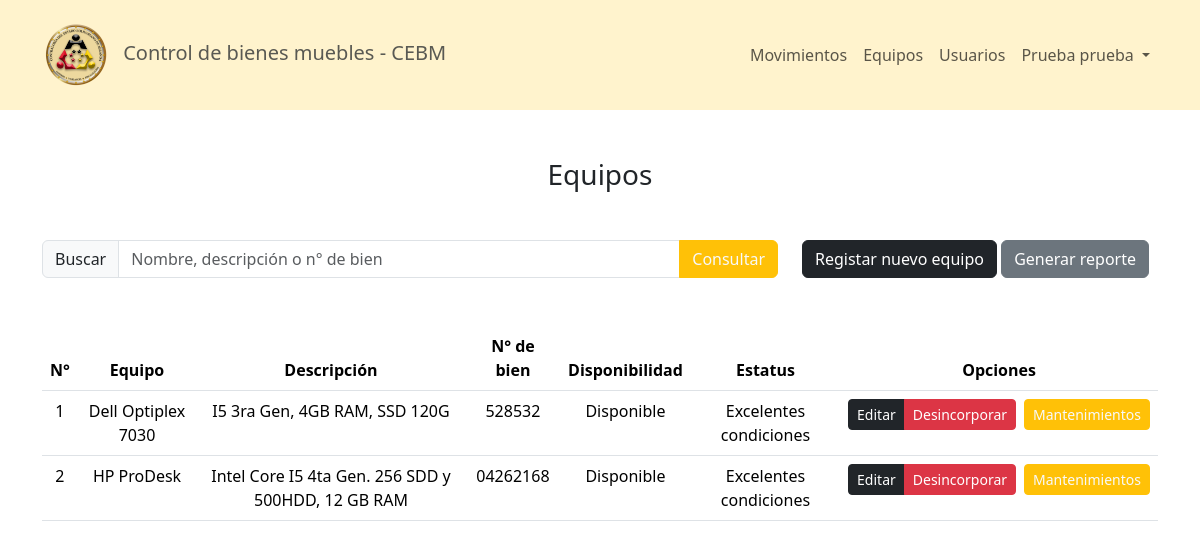
Before: /pages/equipos.php (signed in) with the older database file.
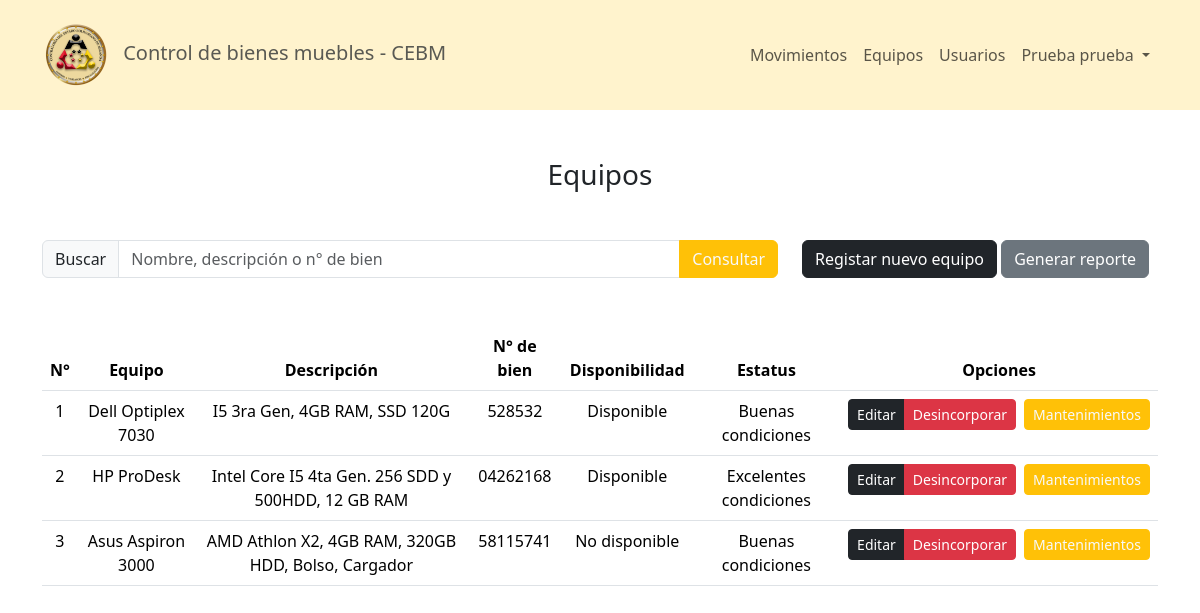
After: the same page with the newer database file.
### tables this page shows
CREATE TABLE `equipos` (
  `id` int(11) NOT NULL,
  `equipo` varchar(80) NOT NULL,
  `descripcion` varchar(255) NOT NULL,
  `n_bien` varchar(8) NOT NULL,
  `disponible` tinyint(4) NOT NULL,
  `estatus` int(11) NOT NULL,
  `activo` tinyint(4) NOT NULL
);

### pages/equipos.php (the view, shortened to what this page needs)
<?php include('../config/Header.php'); ?>
<?php include('../config/NavBar.php'); ?>
<section class="mt-5">
    <h3 class="text-center">Equipos</h3>
    <div class="container mt-5">
        <div class="d-flex row justify-content-between">
            <div class="col-sm-8">
                <form action="equipos.php" method="GET" autocomplete="off">
                    <div class="input-group">
                        <span class="input-group-text" id="basic-addon2">Buscar</span>
                        <input type="search" class="form-control" name="search" placeholder="Nombre, descripción o n° de bien">
                        <input class="btn btn-warning text-light" type="submit" id="button-addon2" value="Consultar">
                    </div>
                </form>
            </div>
            <div class="col-sm-4">
                <button class="btn btn-dark" data-bs-toggle="modal" data-bs-target="#equipo">Registar nuevo equipo</button>
                <a href="../services/reports/report_equipo.php" target="_blank" class="btn btn-secondary">Generar reporte</a>
            </div>
        </div>
    </div>
    <div class="container d-flex justify-content-center mt-5">
        <table class="table table-hover text-center">
            <thead>
                <tr>
                    <th scope="col">N°</th>
                    <th scope="col">Equipo</th>
                    <th scope="col">Descripción</th>
                    <th scope="col">N° de bien</th>
                    <th scope="col">Disponibilidad</th>
                    <th scope="col">Estatus</th>
                    <th scope="col">Opciones</th>
                </tr>
            </thead>
            <tbody>
                <?php
                $contador = 1;
                require('../config/conex.php');
                if (isset($_GET['search'])) {
                    $search = $_GET['search'];
                    $sql = "SELECT * FROM equipos WHERE (equipo LIKE '%$search%' OR descripcion LIKE '%$search%' OR n_bien LIKE '%$search%')";
                    $res = mysqli_query($conn, $sql);
                } else {
                    $res = mysqli_query($conn, "SELECT * FROM equipos");
                }
                while ($row = mysqli_fetch_array($res)) {
                    if ($row[6] != 1) {
                ?>
                        <tr>
                            <td><?php echo ($contador); ?></td>
                            <td><?php echo ($row[1]); ?></td>
                            <td class="text-warp"><?php echo ($row[2]); ?></td>
                            <td><?php echo ($row[3]); ?></td>
                            <td>
                                <?php
                                if ($row[4] == 0) {
                                    echo ("Disponible");
                                } else {
                                    echo ("No disponible");
                                }
                                ?>
                            </td>
                            <td>
                                <?php
                                switch ($row[5]) {
                                    case 0:
                                        echo ("Excelentes condiciones");
                                        break;
                                    case 1:
                                        echo ("Buenas condiciones");
                                        break;
                                }
                                ?>
                            </td>
                            <td>
                                <div class="d-flex gap-2">
                                    <div class="btn-group" role="group">
                                        <a href="editEquipo.php?id=<?php echo ($row[0]); ?>" type="button" class="btn btn-sm btn-dark">Editar</a>
                                        <button type="button" class="btn btn-sm btn-danger" onclick="confirmDisable(<?php echo ($row[0]); ?>)">Desincorporar</button>
                                    </div>
                                    <a href="mantenimiento.php?equipo=<?php echo ($row[0]); ?>" type="button" class="btn btn-sm btn-warning text-light">Mantenimientos</a>
                                </div>
                            </td>
                        </tr>
                <?php $contador++;
                    }
                } ?>
            </tbody>
        </table>
    </div>
</section>
<?php include('../config/FooterHtml.php'); ?>

### config/Header.php (shortened to what this page needs)
<!doctype html>
    <html lang="es">
    <head>
        <link rel="stylesheet" href="../src/global.css">
        <link rel="stylesheet" href="../bootstrap/css/bootstrap.min.css">
    </head>
    <body>

### config/NavBar.php (shortened to what this page needs)
<?php
    $nombre = $_SESSION['nombre'];
    $apellido = $_SESSION['apellido'];
?>
<header>
    <nav class="navbar navbar-expand-md bg-warning-subtle p-3">
        <div class="container">
            <span class="navbar-brand text-muted">
                <img src="../src/assets/Logo-CEBM-270x270.png" style="height: 68px;" alt="Logo CEBM" class="d-inline-block align-text-center me-2">
                Control de bienes muebles - CEBM
            </span>
            <div class="d-flex">
                <div class="collapse navbar-collapse" id="navbarNav">
                    <div class="d-flex">
                        <ul class="navbar-nav">
                            <li class="nav-item">
                                <a class="nav-link" href="movimientos.php">Movimientos</a>
                            </li>
                            <li class="nav-item">
                                <a class="nav-link" href="equipos.php">Equipos</a>
                            </li>
                            <li class="nav-item">
                                <a class="nav-link" href="usuarios.php">Usuarios</a>
                            </li>
                            <li class="nav-item dropdown">
                                <button class="nav-link dropdown-toggle" data-bs-toggle="dropdown" aria-expanded="false">
                                    <?php echo $nombre.' '.$apellido; ?>
                                </button>
                            </li>
                        </ul>
                    </div>
                </div>
            </div>
        </div>
    </nav>
</header>

### config/FooterHtml.php (shortened to what this page needs)
    </body>
</html>

### src/global.css (style rules this page uses)
* { font-family: system-ui, sans-serif; box-sizing: border-box; margin: 0; }

Changed rows visible on the page:
changed equipos "Dell Optiplex 7030": estatus "Excelentes condiciones" → "Buenas condiciones"
added equipos: equipo "Asus Aspiron 3000", descripcion "AMD Athlon X2, 4GB RAM, 320GB HDD, Bolso, Cargador", n_bien "58115741", disponible "No disponible", estatus "Buenas condiciones"
